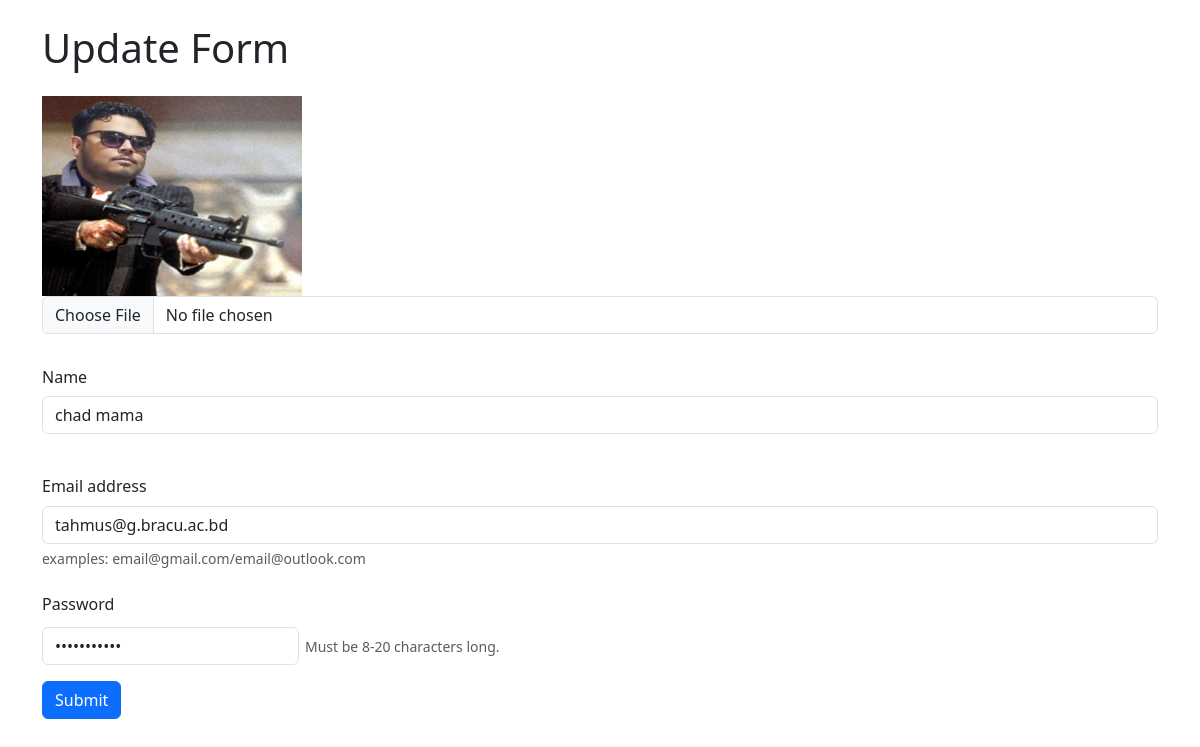
Screenshot of /update/45/ with the database file from the repository.
### firstApp/models.py (models this page shows, shortened)
class Student(models.Model):
    email = models.EmailField(max_length=254, default='default@example.com')
    name=models.CharField(max_length=30) # primary_key=True, unique=True
    password = models.CharField(max_length=128)
    img = models.ImageField(upload_to='images/', default='def.png', null=True, blank=True)

### firstApp/views.py (the view, shortened to what this page needs)
# urls.py: path('update/<int:id>/', update,name='update')
def update(request, id):
    stu=Student.objects.get(id=id)
    return render(request,'update.html', {'stu':stu})

### template/update.html (shortened to what this page needs)
<!DOCTYPE html>
<html lang="en">
<head>
    <link href="https://cdn.jsdelivr.net/npm/bootstrap@5.3.3/dist/css/bootstrap.min.css" rel="stylesheet">
</head>
<body>
    <div class="container">
      <div class="mb-3 mt-4">
      <h1>Update Form</h1>
      </div>
      <form method="POST" enctype="multipart/form-data">
          <div class="mb-3 mt-4">
            {% if stu.img %}
               <img src="{{ stu.img.url }}" alt="{{ stu.name }}" style="width: 260px; height: 200px;">
            {% else %}
               <img src="/media/def.png" alt="Default Image">
            {% endif %}
            <input class="form-control" type="file" id="formFile" name="img">
          </div>
          <div class="mb-3 mt-4">
              <label class="col-form-label">Name</label>
              <input class="form-control" type="text" placeholder="Full name" aria-label="default input example" name="name" value="{{stu.name}}">
          </div>
          <div class="mb-3 pt-4">
            <label for="exampleInputEmail1" class="form-label">Email address</label>
            <input type="email" class="form-control" id="exampleInputEmail1" aria-describedby="emailHelp" name="email" value="{{stu.email}}">
            <div id="emailHelp" class="form-text">examples: email@gmail.com/email@outlook.com</div>
          </div>
          <div class="row g-1 align-items-center">
              <label for="inputPassword6" class="col-form-label">Password</label>
              <div class="col-auto">
                <input type="password" id="inputPassword6" class="form-control" name="password" aria-describedby="passwordHelpInline" value="{{stu.password}}">
              </div>
              <div class="col-auto p-1">
                <span id="passwordHelpInline" class="form-text">
                  Must be 8-20 characters long.
                </span>
              </div>
            </div>
          <button type="submit" class="btn btn-primary mt-3">Submit</button>
        </form>
  </div>
</body>
</html>

### rows the page displays
Student: img (picture), name "chad mama", email "tahmus@g.bracu.ac.bd"
